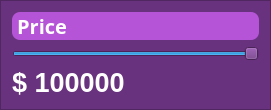
                     <widget class="QFrame" name="price_frame">
                      <property name="minimumSize">
                       <size>
                        <width>271</width>
                        <height>109</height>
                       </size>
                      </property>
                      <property name="maximumSize">
                       <size>
                        <width>16777215</width>
                        <height>300</height>
                       </size>
                      </property>
                      <property name="styleSheet">
                       <string notr="true">QFrame {
	background-color: rgb(105, 50, 126);
}</string>
                      </property>
                      <property name="frameShape">
                       <enum>QFrame::StyledPanel</enum>
                      </property>
                      <property name="frameShadow">
                       <enum>QFrame::Raised</enum>
                      </property>
                      <layout class="QVBoxLayout" name="verticalLayout_9">
                       <item alignment="Qt::AlignTop">
                        <widget class="QLabel" name="price_bar">
                         <property name="styleSheet">
                          <string notr="true">QLabel {
	background-color: #B554D7;
	border-radius: 8px; 
	font-size: 20px;
	font-weight: bold;
	font-family: Open Sans; 
	color:white
} </string>
                         </property>
                         <property name="text">
                          <string> Price</string>
                         </property>
                        </widget>
                       </item>
                       <item>
                        <widget class="QSlider" name="slider_price">
                         <property name="cursor">
                          <cursorShape>PointingHandCursor</cursorShape>
                         </property>
                         <property name="styleSheet">
                          <string notr="true">background-color: rgb(105, 50, 126);</string>
                         </property>
                         <property name="maximum">
                          <number>100000</number>
                         </property>
                         <property name="pageStep">
                          <number>1</number>
                         </property>
                         <property name="sliderPosition">
                          <number>100000</number>
                         </property>
                         <property name="orientation">
                          <enum>Qt::Horizontal</enum>
                         </property>
                         <property name="tickPosition">
                          <enum>QSlider::NoTicks</enum>
                         </property>
                         <property name="tickInterval">
                          <number>1</number>
                         </property>
                        </widget>
                       </item>
                       <item>
                        <widget class="QLabel" name="price_label">
                         <property name="styleSheet">
                          <string notr="true">QLabel {
	color:white;
	font-size:20pt;
	font-weight:bold;
}</string>
                         </property>
                         <property name="text">
                          <string>$ 100000</string>
                         </property>
                        </widget>
                       </item>
                      </layout>
                     </widget>
